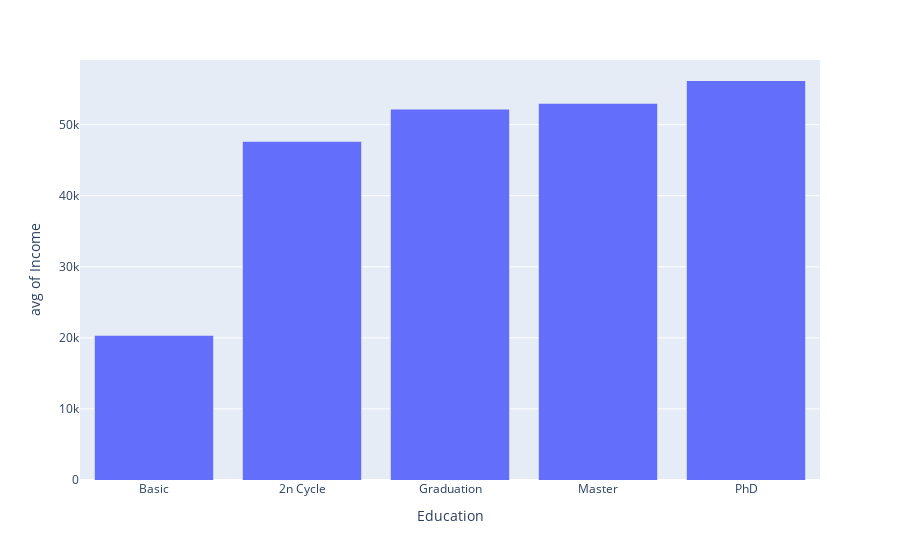

Notebook source saved alongside this figure:
### Markdown cell above
### **Diploma distribution by income level**

### Code cell
df = dataset[['Income','Education']]
category_orders={"Education":["Basic","2n Cycle","Graduation","Master","PhD"]}
fig = px.histogram(df, x="Education",y="Income",  histfunc='avg',category_orders=category_orders)
fig.show()

### Figure 1 — Plotly figure (JSON) as saved in the notebook; plotly's stock layout.template omitted (floating-point values rounded to 4 significant figures; data arrays with more than 128 entries replaced by an {"elided": "..."} marker saying what was removed)
{"data": [{"alignmentgroup": "True", "bingroup": "x", "histfunc": "avg", "hovertemplate": "Education=%{x}<br>avg of Income=%{y}<extra></extra>", "legendgroup": "", "marker": {"color": "#636efa"}, "name": "", "offsetgroup": "", "orientation": "v", "showlegend": false, "type": "histogram", "x": {"elided": "2239 str values"}, "xaxis": "x", "y": {"elided": "2239 float values"}, "yaxis": "y"}], "layout": {"barmode": "relative", "legend": {"tracegroupgap": 0}, "margin": {"t": 60}, "xaxis": {"anchor": "y", "categoryarray": ["Basic", "2n Cycle", "Graduation", "Master", "PhD"], "categoryorder": "array", "domain": [0, 1], "title": {"text": "Education"}}, "yaxis": {"anchor": "x", "domain": [0, 1], "title": {"text": "avg of Income"}}}}
